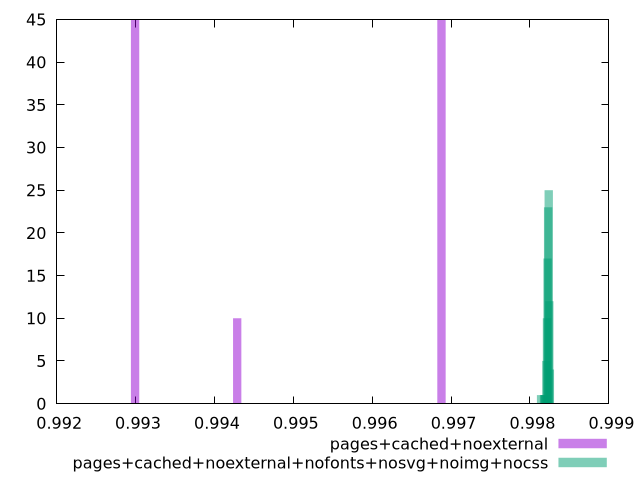

This figure's gnuplot source:
$_pagesCachedNoexternal <<EOF
0.9968781518956439 45
0.9929942110441025 45
0.9942888579946163 10
EOF
$_pagesCachedNoexternalNofontsNosvgNoimgNocss <<EOF
0.99823754354581 25
0.998230104559719 23
0.9982077876014461 5
0.998215226587537 10
0.998222665573628 17
0.9982449825319009 12
0.9981929096292642 1
0.9981780316570823 1
0.9981408367266275 1
0.9982524215179919 4
0.9981854706431732 1
EOF
set key outside below
set terminal pngcairo
set output "report_00004_2020-11-02T20-21-41.718Z/first-cpu-idle/first-cpu-idle_pages+cached+noexternal_pages+cached+noexternal+nofonts+nosvg+noimg+nocss+hist.png"
set boxwidth 0.00010516420947778826
set style fill transparent solid 0.5 noborder
set yrange [0:45]
plot $_pagesCachedNoexternal title "pages+cached+noexternal" with boxes ,$_pagesCachedNoexternalNofontsNosvgNoimgNocss title "pages+cached+noexternal+nofonts+nosvg+noimg+nocss" with boxes ,
